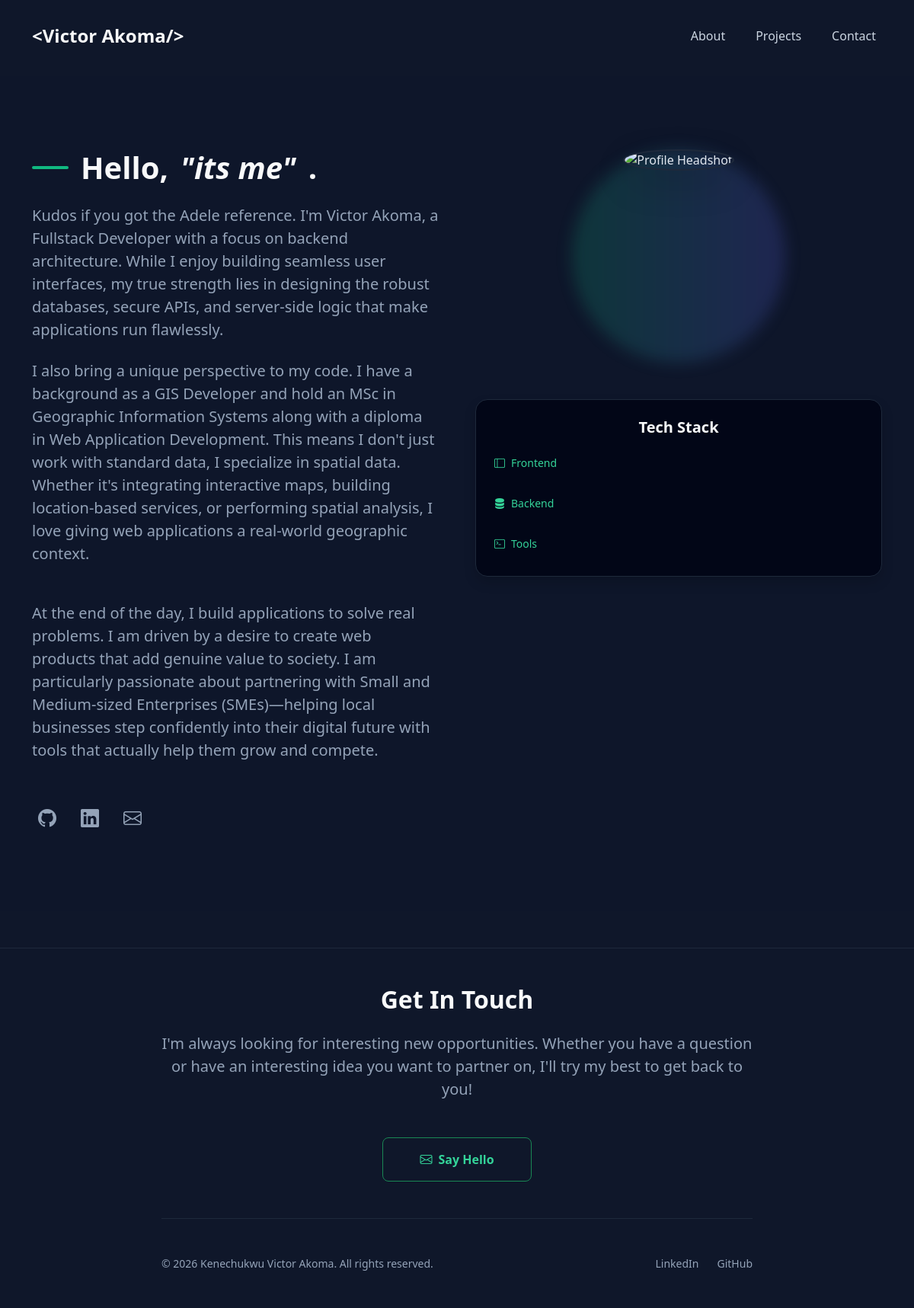
Page /about/ on the earlier database version.
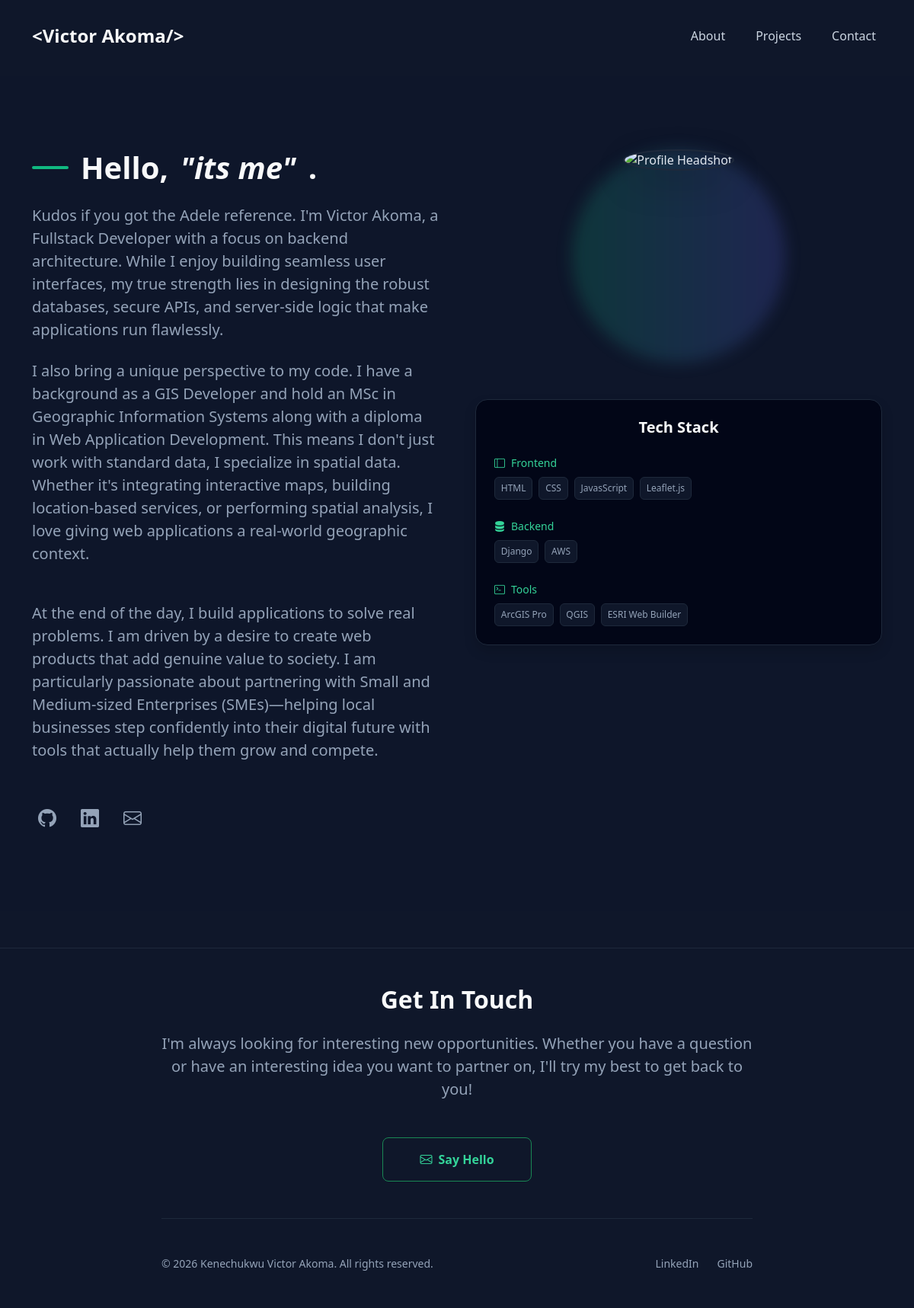
Same page on the later database version.
### home/models.py (models this page shows, shortened)
class Skill(models.Model):
    CATEGORY_CHOICES = (
        ('frontend', 'Frontend'),
        ('backend', 'Backend'),
        ('tools', 'Tools'),
    )
    name = models.CharField(max_length=100, null=True, blank=True)
    category = models.CharField(max_length=20, choices=CATEGORY_CHOICES, null=True, blank=True)

### home/views.py (the view)
# urls.py: path('about/', views.AboutView.as_view(), name='about'),
class AboutView(TemplateView):
    template_name = 'home/about.html'
    def get_context_data(self, **kwargs):
        context = super().get_context_data(**kwargs)
        context['about'] = about.objects.all()
        context['skill'] = Skill.objects.all()
        return context

### home/templates/home/about.html
{% extends 'base.html' %}
{% load static %}
{% block content %}
<section id="about" class="py-5" style="margin-top: 100px; background-color: rgba(15, 23, 42, 0.5);">
    <div class="container py-5">
        <div class="row gx-5 align-items-start">
            <div class="col-md-6 mb-5 mb-md-0">
                <h2 class="display-6 fw-bold text-light mb-4 d-flex align-items-center gap-3">
                    <span class="rounded-pill" style="width: 48px; height: 4px; background-color: #10b981;"></span>
                    Hello, <em>"its me"</em>.
                </h2>
                <p class="text-slate-400 fs-5 small mb-4 lh-md">
                    Kudos if you got the Adele reference. I'm Victor Akoma, a Fullstack Developer with a focus on backend architecture.
                    While I enjoy building seamless user interfaces, my true strength lies in designing the robust databases,
                    secure APIs, and server-side logic that make applications run flawlessly.
                </p>
                <p class="text-slate-400 fs-5 small mb-5 lh-md">
                    I also bring a unique perspective to my code. I have a background as a GIS Developer and hold an MSc
                    in Geographic Information Systems along with a diploma in Web Application Development. This means I don't just work with standard data,
                    I specialize in spatial data. Whether it's integrating interactive maps, building location-based services, or performing spatial analysis,
                    I love giving web applications a real-world geographic context.
                </p>
                <p class="text-slate-400 fs-5 small mb-5 lh-md">
                    At the end of the day, I build applications to solve real problems. I am driven by a desire to create web products that add genuine value to society.
                    I am particularly passionate about partnering with Small and Medium-sized Enterprises (SMEs)—helping local businesses step confidently into their digital
                    future with tools that actually help them grow and compete.
                </p>
                <div class="d-flex gap-3">
                    <a href="https://github.com/KcVic" class="text-slate-400 fs-4 p-2 rounded-circle" style="transition: all 0.2s;" onmouseover="this.className='text-emerald-400 fs-4 p-2 rounded-circle bg-slate-800'" onmouseout="this.className='text-slate-400 fs-4 p-2 rounded-circle'" target="_blank">
                        <i class="bi bi-github"></i>
                    </a>
                    <a href="https://www.linkedin.com/in/kenechukwu-akoma-740630312/" class="text-slate-400 fs-4 p-2 rounded-circle" style="transition: all 0.2s;" onmouseover="this.className='text-emerald-400 fs-4 p-2 rounded-circle bg-slate-800'" onmouseout="this.className='text-slate-400 fs-4 p-2 rounded-circle'" target="_blank">
                        <i class="bi bi-linkedin"></i>
                    </a>
                    <a href="{% url 'contact' %}" class="text-slate-400 fs-4 p-2 rounded-circle" style="transition: all 0.2s;" onmouseover="this.className='text-emerald-400 fs-4 p-2 rounded-circle bg-slate-800'" onmouseout="this.className='text-slate-400 fs-4 p-2 rounded-circle'" target="_blank">
                        <i class="bi bi-envelope"></i>
                    </a>
                </div>
            </div>
            <div class="col-md-6 d-flex flex-column align-items-center text-center">
                <div class="mb-5 position-relative" style="width: 280px; height: 280px;">
                    <div class="position-absolute top-0 start-0 w-100 h-100 rounded-circle" style="background: linear-gradient(to right, rgba(16, 185, 129, 0.2), rgba(99, 102, 241, 0.2)); filter: blur(10px);"></div>
                    <img
                        src="{% static 'images/headshot.jpg' %}"
                        alt="Profile Headshot"
                        class="position-relative w-100 h-100 rounded-circle border border-2 shadow-lg"
                        style="object-fit: cover; border-color: #1e293b !important;"
                    >
                </div>
                <div class="card w-100 rounded-4 border-slate-800 shadow" style="background-color: #020617;">
                    <div class="card-body p-4">
                        <h3 class="h5 fw-semibold text-light mb-4">Tech Stack</h3>
                        <div class="mb-4">
                            <div class="d-flex align-items-center gap-2 mb-2 text-emerald-400 fw-medium small">
                                <i class="bi bi-layout-sidebar"></i> Frontend
                            </div>
                            <div class="d-flex flex-wrap gap-2">
                                {% for s in skill %}
                                {% if s.category == 'frontend' %}
                                <span class="badge border border-slate-800 fw-normal py-2 text-slate-400" style="background-color: #0f172a;">{{s.name}}</span>
                                {% endif %}
                                {% endfor %}
                            </div>
                        </div>
                        <div class="mb-4">
                            <div class="d-flex align-items-center gap-2 mb-2 text-emerald-400 fw-medium small">
                                <i class="bi bi-server"></i> Backend
                            </div>
                            <div class="d-flex flex-wrap gap-2">
                                {% for s in skill %}
                                {% if s.category == 'backend' %}
                                <span class="badge border border-slate-800 fw-normal py-2 text-slate-400" style="background-color: #0f172a;">{{s.name}}</span>
                                {% endif %}
                                {% endfor %}
                            </div>
                        </div>
                        <div>
                            <div class="d-flex align-items-center gap-2 mb-2 text-emerald-400 fw-medium small">
                                <i class="bi bi-terminal"></i> Tools
                            </div>
                            <div class="d-flex flex-wrap gap-2">
                                {% for s in skill %}
                                {% if s.category == 'tools' %}
                                <span class="badge border border-slate-800 fw-normal py-2 text-slate-400" style="background-color: #0f172a;">{{s.name}}</span>
                                {% endif %}
                                {% endfor %}
                            </div>
                        </div>
                    </div>
                </div>
            </div>
        </div>
    </div>
</section>
{% endblock %}

### templates/base.html (shortened to what this page needs)
{% load static %}
<!DOCTYPE html>
<html lang="en">
<head>
    <link href="https://cdn.jsdelivr.net/npm/bootstrap@5.3.2/dist/css/bootstrap.min.css" rel="stylesheet">
    <link href="https://cdn.jsdelivr.net/npm/bootstrap-icons@1.11.1/font/bootstrap-icons.css" rel="stylesheet">
    <link rel="stylesheet" href="{% static 'css/style.css' %}">
</head>
<body>
    <nav class="navbar navbar-expand-lg fixed-top py-4 bg-transparent" id="mainNav">
        <div class="container">
            <a class="navbar-brand text-light fw-bold fs-4 text-monospace" href="{% url 'home' %}">
                &lt;Victor Akoma/&gt;
            </a>
            <div class="collapse navbar-collapse justify-content-end" id="navbarNav">
                <ul class="navbar-nav gap-4 fw-medium fs-6">
                    <li class="nav-item">
                        <a class="nav-link" href="{% url 'about' %}">About</a>
                    </li>
                    <li class="nav-item">
                        <a class="nav-link" href="{% url 'projects' %}">Projects</a>
                    </li>
                    {% if request.resolver_match.view_name != 'contact' %}
                    <li class="nav-item">
                        <a class="nav-link" href="#contact">Contact</a>
                    </li>
                    {% endif %}
                </ul>
            </div>
        </div>
    </nav>
    <main>
        {% block content %}
        {% endblock %}
    </main>
    <footer id="contact" class="py-5 mt-5 border-top border-slate-800">
        <div class="container text-center" style="max-width: 800px;">
            {% if request.resolver_match.view_name != 'contact' %}
            <h2 class="fw-bold text-light mb-4">Get In Touch</h2>
            <p class="text-slate-400 fs-5 mb-5 mx-auto">
                I'm always looking for interesting new opportunities. Whether you have a question or have an interesting idea you want to partner on, I'll try my best to get back to you!
            </p>
            <a href="{% url 'contact' %}" class="btn btn-outline-success px-5 py-3 rounded-3 text-emerald-400 border-emerald-500 fw-semibold d-inline-flex align-items-center gap-2 mb-5 hover-bg-emerald-500" target="_blank">
                <i class="bi bi-envelope"></i> Say Hello
            </a>
            {% endif %}
            <div class="d-flex flex-column flex-md-row justify-content-between align-items-center pt-5 border-top border-slate-800 text-slate-400 small">
                <p class="mb-3 mb-md-0">© 2026 Kenechukwu Victor Akoma. All rights reserved.</p>
                <div class="d-flex gap-4">
                    <a href="https://www.linkedin.com/in/kenechukwu-akoma-740630312/" class="text-slate-400 text-decoration-none hover-text-emerald transition-colors" Target="_blank">LinkedIn</a>
                    <a href="https://github.com/KcVic" class="text-slate-400 text-decoration-none hover-text-emerald transition-colors" Target="_blank">GitHub</a>
                </div>
            </div>
        </div>
    </footer>
</body>
</html>

### static/css/style.css (style rules this page uses)
body { background-color: #0f172a; color: #e2e8f0; font-family: 'Segoe UI', Tahoma, Geneva, Verdana, sans-serif; }
.text-emerald-400 { color: #34d399 !important; }
.text-slate-400 { color: #94a3b8 !important; }
.border-slate-800 { border-color: #1e293b !important; }
.navbar { transition: all 0.3s ease-in-out; }
.nav-link { color: #cbd5e1 !important; transition: color 0.2s; }

Differences in the rows shown:
added Skill: name "HTML", shown under "Tech Stack"
added Skill: name "CSS", shown under "Tech Stack"
added Skill: name "JavasScript", shown under "Tech Stack"
added Skill: name "Leaflet.js", shown under "Tech Stack"
added Skill: name "Django"
added Skill: name "AWS"
added Skill: name "ArcGIS Pro"
added Skill: name "QGIS"
added Skill: name "ESRI Web Builder"
